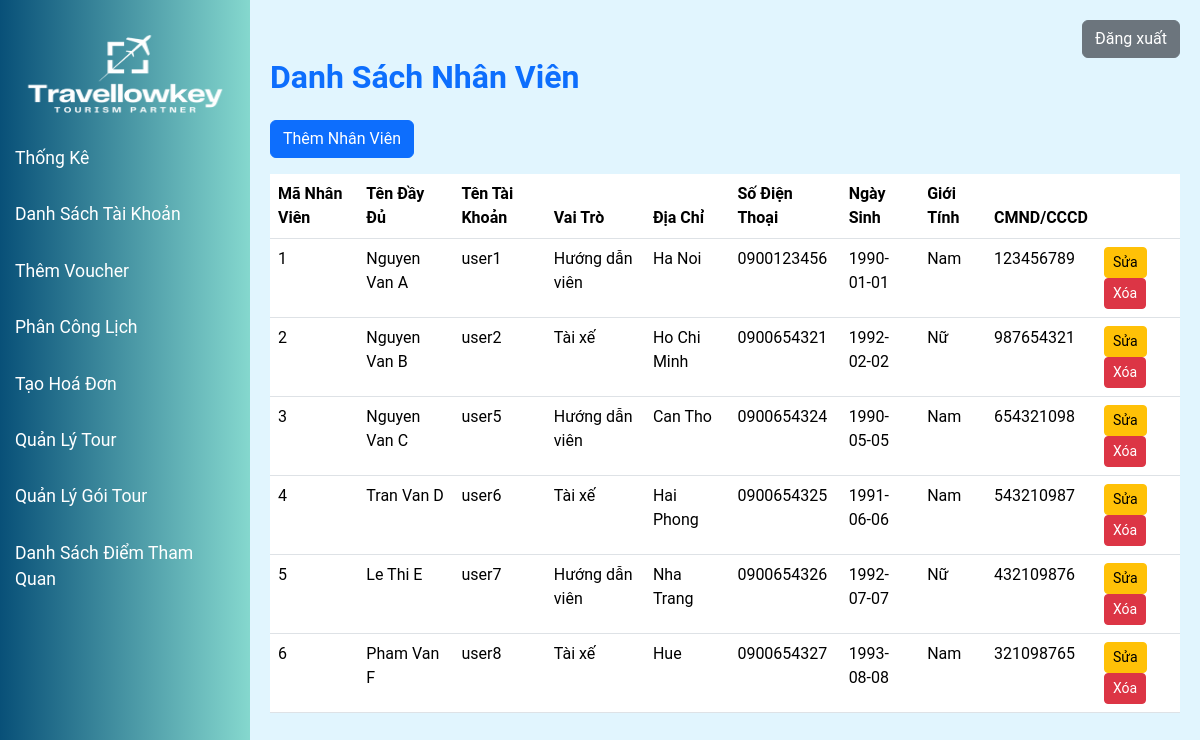
Before: /modules/manager_home/manager_employee.php with the older database file.
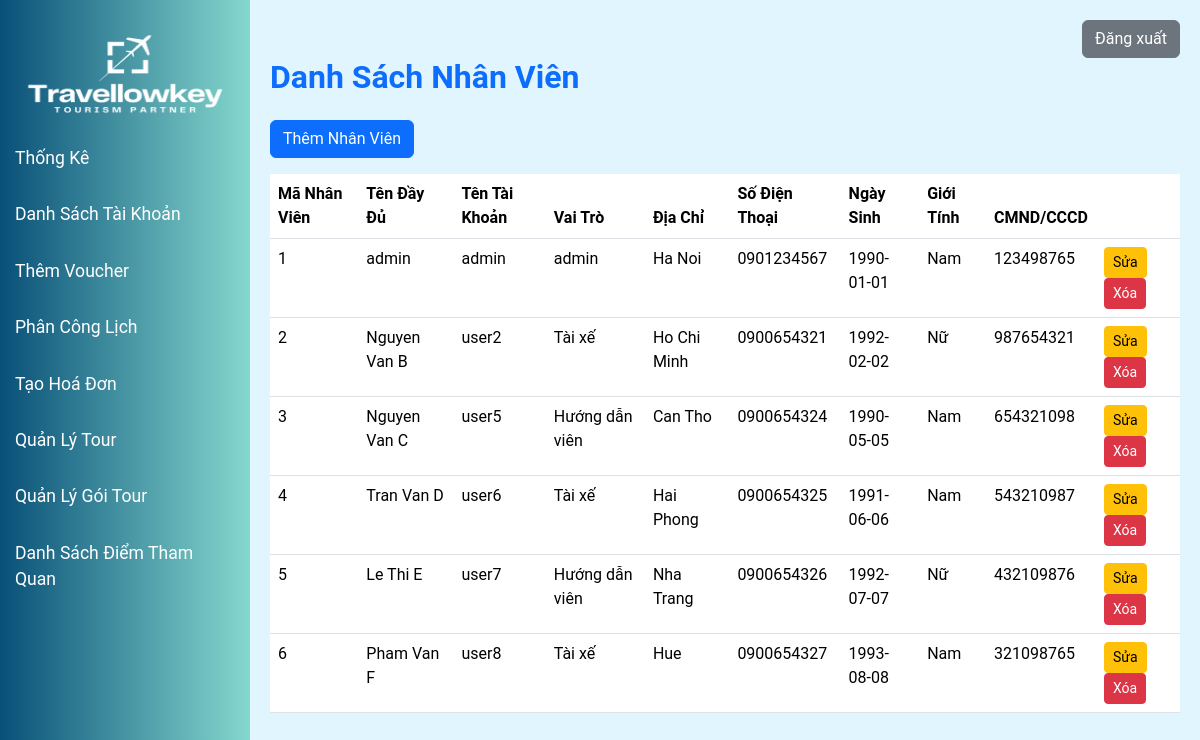
After: the same page with the newer database file.
### tables this page shows
CREATE TABLE `employee` (
  `employeeCode` int(11) NOT NULL AUTO_INCREMENT,
  `role` varchar(50) DEFAULT NULL,
  `username` varchar(50) DEFAULT NULL,
  PRIMARY KEY (`employeeCode`),
  KEY `username` (`username`),
  CONSTRAINT `employee_ibfk_1` FOREIGN KEY (`username`) REFERENCES `users` (`username`)
);

CREATE TABLE `users` (
  `username` varchar(50) NOT NULL,
  `password` varchar(50) NOT NULL,
  `fullName` varchar(100) DEFAULT NULL,
  `address` varchar(200) DEFAULT NULL,
  `phone` varchar(15) DEFAULT NULL,
  `dob` date DEFAULT NULL,
  `gender` int(11) DEFAULT NULL,
  `identifyCard` varchar(20) DEFAULT NULL,
  PRIMARY KEY (`username`),
  UNIQUE (`phone`),
  UNIQUE (`identifyCard`)
);

### models/mUsers.php (called while the page is built, shortened)
<?php
include_once("clsKetNoi.php");
class modelUser
{
    private $conn;
    function __construct()
    {
        $p = new clsKetNoi();
        $this->conn = $p->ketNoiDB();
    }
    public function getListEmployees()
    {
        if ($this->conn) {
            $query = "SELECT employee.employeeCode, users.username, users.fullName, employee.role, users.address, users.phone, users.dob, users.gender, users.identifyCard
                      FROM employee
                      JOIN users ON employee.username = users.username";
            $result = $this->conn->query($query);
            if ($result) {
                $employees = [];
                while ($row = $result->fetch_assoc()) {
                    $employees[] = $row;
                }
                return $employees;
            } else {
                return false;
            }
        }
        return false;
    }
}

### models/clsKetNoi.php (called while the page is built, shortened)
<?php
class clsKetNoi {
    function ketNoiDB() {
        $this->conn = new mysqli("localhost", "root", "", "ptud");
        return $this->conn;
    }
}
?>

### modules/manager_home/manager_employee.php (the view, shortened to what this page needs)
<?php
include_once("../../models/mUsers.php");
?>
<!DOCTYPE html>
<html lang="vi">
<head>
    <link rel="stylesheet" href="/Tour_management/asset/css/bootstrap.min.css">
    <link rel="stylesheet" href="/Tour_management/asset/css/manager_home.css">
</head>
<body>
    <div class="sidebar">
        <a href="/Tour_management/index.php" style="max-width: 100%;">
            <img id="logo" src="/Tour_management/asset/images/travellowkey_logo.png" alt="Logo">
        </a>
        <a href="/Tour_management/modules/manager_home/manager_home.php">Thống Kê</a>
        <a href="/Tour_management/modules/manager_home/manager_employee.php">Danh Sách Tài Khoản</a>
        <a href="/Tour_management/modules/manager_home/manager_voucher.php">Thêm Voucher</a>
        <a href="/Tour_management/modules/manager_home/manager_assign.php">Phân Công Lịch</a>
        <a href="/Tour_management/modules/manager_home/manager_bill.php">Tạo Hoá Đơn</a>
        <a href="/Tour_management/modules/tour_manage/index.php">Quản Lý Tour</a>
        <a href="/Tour_management/modules/tour_category_management/index.php">Quản Lý Gói Tour</a>
        <a href="./sightseeing_list.php">Danh Sách Điểm Tham Quan</a>
    </div>
    <div class="content">
        <div class="col">
            <div class="text-end">
                <form action="/Tour_management/index.php" method="POST">
                    <button type="submit" name="logout" class="btn btn-secondary">Đăng xuất</button>
                </form>
            </div>
        </div>
        <h2 class="text-primary fw-bold mb-4">Danh Sách Nhân Viên</h2>
        <button class="btn btn-primary mb-3" data-bs-toggle="modal" data-bs-target="#addEmployeeModal">Thêm Nhân Viên</button>
        <div class="row mb-4">
            <div class="col-md-12">
                <table class="table">
                    <thead>
                        <tr>
                            <th scope="col">Mã Nhân Viên</th>
                            <th scope="col">Tên Đầy Đủ</th>
                            <th scope="col">Tên Tài Khoản</th>
                            <th scope="col">Vai Trò</th>
                            <th scope="col">Địa Chỉ</th>
                            <th scope="col">Số Điện Thoại</th>
                            <th scope="col">Ngày Sinh</th>
                            <th scope="col">Giới Tính</th>
                            <th scope="col">CMND/CCCD</th>
                            <th scope="col"></th>
                        </tr>
                    </thead>
                    <tbody>
                        <?php
                        include_once("../../models/mUsers.php");
                        $userModel = new modelUser();
                        $employees = $userModel->getListEmployees();
                        foreach ($employees as $employee) {
                            echo '<tr>';
                            echo '<td>' . $employee['employeeCode'] . '</td>';
                            echo '<td>' . $employee['fullName'] . '</td>';
                            echo '<td>' . $employee['username'] . '</td>';
                            echo '<td>' . $employee['role'] . '</td>';
                            echo '<td>' . $employee['address'] . '</td>';
                            echo '<td>' . $employee['phone'] . '</td>';
                            echo '<td>' . $employee['dob'] . '</td>';
                            echo '<td>' . ($employee['gender'] == 1 ? 'Nam' : 'Nữ') . '</td>';
                            echo '<td>' . $employee['identifyCard'] . '</td>';
                            echo '<td>
                                    <button class="btn btn-warning btn-sm edit-button" data-bs-toggle="modal" data-bs-target="#editEmployeeModal" data-username="' . $employee['username'] . '">Sửa</button>
                                    <button class="btn btn-danger btn-sm delete-button" data-username="' . $employee['username'] . '">Xóa</button>
                                  </td>';
                            echo '</tr>';
                        }
                        ?>
                    </tbody>
                </table>
            </div>
        </div>
    </div>
</body>
</html>

### asset/css/manager_home.css (style rules this page uses)
body { font-family: 'Roboto', sans-serif; background-color: #e0f7fa; margin: 0; height: 100vh; overflow: hidden; }
.sidebar { height: 100vh; background: linear-gradient(90deg, rgba(8,80,120,1) 0%, rgba(133,216,206,1) 100%) !important; padding-top: 20px; width: 250px; position: fixed; }
.sidebar a { font-size: 1.1rem; color: white; padding: 15px; text-decoration: none; display: block; }
.content { margin-left: 250px; padding: 20px; height: 100vh; overflow-y: auto; background-color: #e1f5fe; }
#logo { max-height: 10vh; width: 100%; display: block; margin: auto; }
.row { display: flex; justify-content: space-between; flex-wrap: wrap; }

Changed rows visible on the page:
changed employee "Ha Noi": username.fullName "Nguyen Van A" → "admin"; username.username "user1" → "admin"; role "Hướng dẫn viên" → "admin"; username.phone "0900123456" → "0901234567"; username.identifyCard "123456789" → "123498765"
